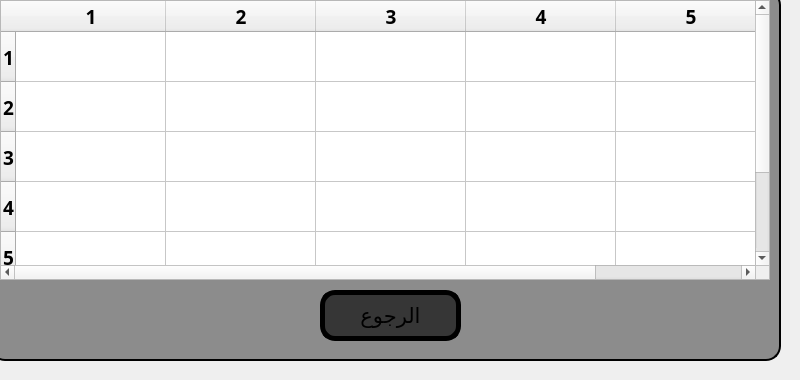
       <widget class="QWidget" name="page_24">
        <widget class="QPushButton" name="pushButton_74">
         <property name="geometry">
          <rect>
           <x>-10</x>
           <y>-10</y>
           <width>791</width>
           <height>371</height>
          </rect>
         </property>
         <property name="font">
          <font>
           <pointsize>16</pointsize>
          </font>
         </property>
         <property name="autoFillBackground">
          <bool>false</bool>
         </property>
         <property name="styleSheet">
          <string notr="true">background-color:rgb(140, 140, 140);
border: 2px solid black;
border-radius: 15px;</string>
         </property>
         <property name="text">
          <string/>
         </property>
        </widget>
        <widget class="QTableWidget" name="tableWidget_51">
         <property name="geometry">
          <rect>
           <x>0</x>
           <y>0</y>
           <width>770</width>
           <height>280</height>
          </rect>
         </property>
         <property name="minimumSize">
          <size>
           <width>770</width>
           <height>280</height>
          </size>
         </property>
         <property name="maximumSize">
          <size>
           <width>770</width>
           <height>280</height>
          </size>
         </property>
         <property name="font">
          <font>
           <family>Tajawal Black</family>
           <pointsize>14</pointsize>
           <bold>true</bold>
          </font>
         </property>
         <property name="contextMenuPolicy">
          <enum>Qt::PreventContextMenu</enum>
         </property>
         <property name="locale">
          <locale language="Arabic" country="Egypt"/>
         </property>
         <property name="showGrid">
          <bool>true</bool>
         </property>
         <property name="sortingEnabled">
          <bool>false</bool>
         </property>
         <property name="rowCount">
          <number>6</number>
         </property>
         <property name="columnCount">
          <number>5</number>
         </property>
         <attribute name="horizontalHeaderMinimumSectionSize">
          <number>150</number>
         </attribute>
         <attribute name="horizontalHeaderDefaultSectionSize">
          <number>150</number>
         </attribute>
         <attribute name="verticalHeaderMinimumSectionSize">
          <number>50</number>
         </attribute>
         <attribute name="verticalHeaderDefaultSectionSize">
          <number>50</number>
         </attribute>
         <row/>
         <row/>
         <row/>
         <row/>
         <row/>
         <row/>
         <column/>
         <column/>
         <column/>
         <column/>
         <column/>
         <item row="0" column="0">
          <property name="text">
           <string/>
          </property>
         </item>
        </widget>
        <widget class="QPushButton" name="show_show_24">
         <property name="geometry">
          <rect>
           <x>320</x>
           <y>290</y>
           <width>141</width>
           <height>51</height>
          </rect>
         </property>
         <property name="font">
          <font>
           <pointsize>16</pointsize>
          </font>
         </property>
         <property name="autoFillBackground">
          <bool>false</bool>
         </property>
         <property name="styleSheet">
          <string notr="true">background-color:rgb(54, 54, 54);
border: 5px solid black;
border-radius: 15px;</string>
         </property>
         <property name="text">
          <string>الرجوع</string>
         </property>
        </widget>
       </widget>
